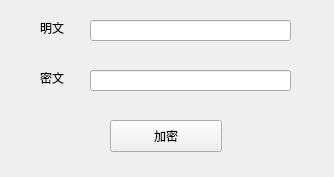
<?xml version="1.0" encoding="UTF-8"?>
<ui version="4.0">
 <class>Widget</class>
 <widget class="QWidget" name="Widget">
  <property name="geometry">
   <rect>
    <x>0</x>
    <y>0</y>
    <width>334</width>
    <height>177</height>
   </rect>
  </property>
  <property name="windowTitle">
   <string>Widget</string>
  </property>
  <widget class="QLineEdit" name="lineEdit">
   <property name="geometry">
    <rect>
     <x>90</x>
     <y>20</y>
     <width>201</width>
     <height>21</height>
    </rect>
   </property>
  </widget>
  <widget class="QLineEdit" name="lineEdit_2">
   <property name="geometry">
    <rect>
     <x>90</x>
     <y>70</y>
     <width>201</width>
     <height>21</height>
    </rect>
   </property>
  </widget>
  <widget class="QLabel" name="label">
   <property name="geometry">
    <rect>
     <x>40</x>
     <y>20</y>
     <width>58</width>
     <height>16</height>
    </rect>
   </property>
   <property name="text">
    <string>明文</string>
   </property>
  </widget>
  <widget class="QLabel" name="label_2">
   <property name="geometry">
    <rect>
     <x>40</x>
     <y>70</y>
     <width>58</width>
     <height>16</height>
    </rect>
   </property>
   <property name="text">
    <string>密文</string>
   </property>
  </widget>
  <widget class="QPushButton" name="pushButton">
   <property name="geometry">
    <rect>
     <x>110</x>
     <y>120</y>
     <width>112</width>
     <height>32</height>
    </rect>
   </property>
   <property name="text">
    <string>加密</string>
   </property>
  </widget>
 </widget>
 <resources/>
 <connections/>
</ui>
